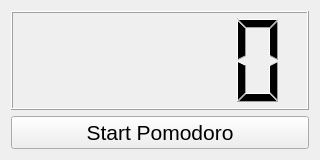
<?xml version="1.0" encoding="UTF-8"?>
<ui version="4.0">
 <class>TrackingWidget</class>
 <widget class="QWidget" name="TrackingWidget">
  <property name="geometry">
   <rect>
    <x>0</x>
    <y>0</y>
    <width>320</width>
    <height>160</height>
   </rect>
  </property>
  <property name="windowTitle">
   <string>Form</string>
  </property>
  <layout class="QHBoxLayout" name="horizontalLayout">
   <item>
    <layout class="QVBoxLayout" name="verticalLayout">
     <item>
      <widget class="QLCDNumber" name="time_left_lcd">
       <property name="cursor">
        <cursorShape>ArrowCursor</cursorShape>
       </property>
       <property name="layoutDirection">
        <enum>Qt::LeftToRight</enum>
       </property>
      </widget>
     </item>
     <item>
      <widget class="QPushButton" name="start_pomodoro_button">
       <property name="font">
        <font>
         <pointsize>16</pointsize>
        </font>
       </property>
       <property name="text">
        <string>Start Pomodoro</string>
       </property>
      </widget>
     </item>
    </layout>
   </item>
  </layout>
 </widget>
 <resources/>
 <connections/>
</ui>
